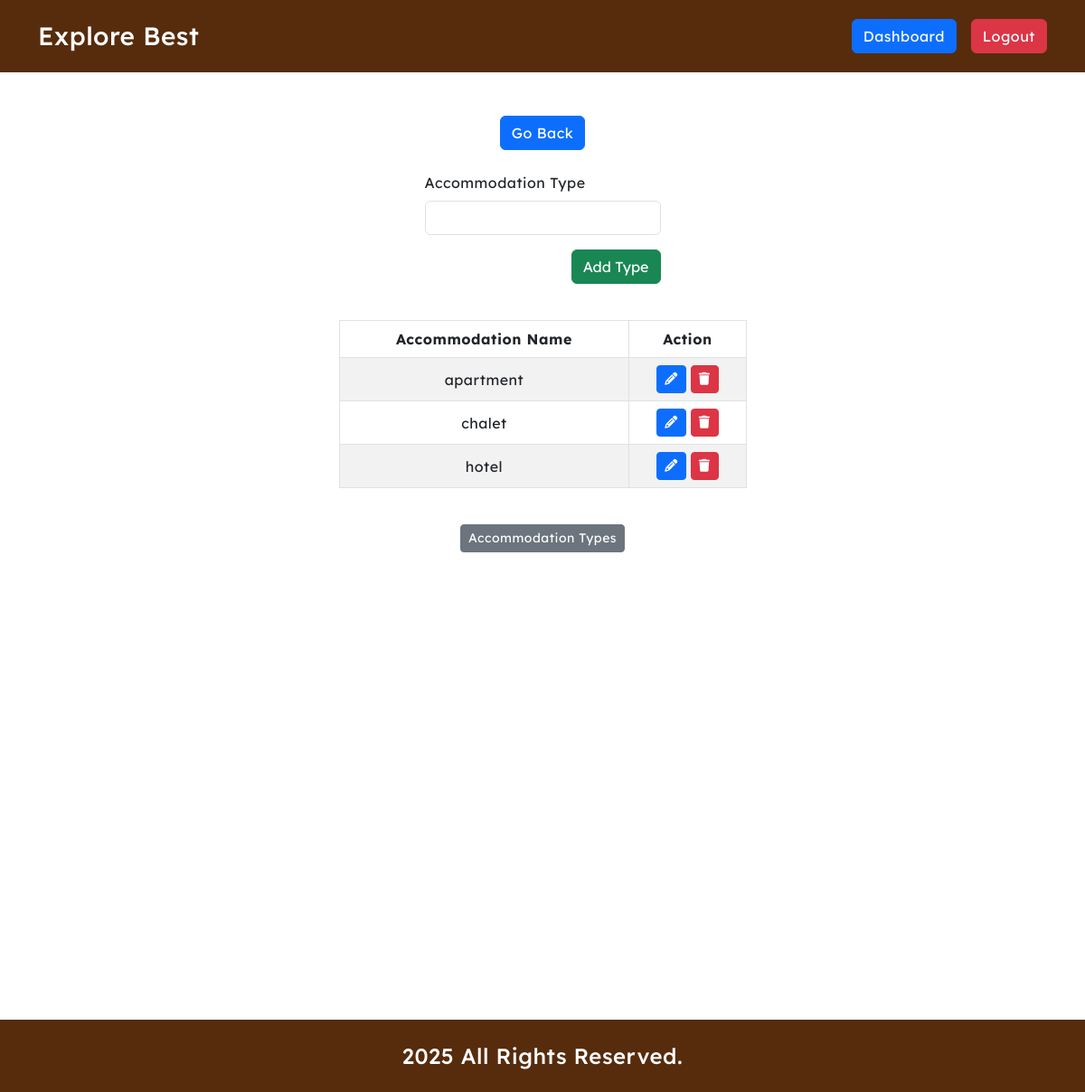
Page /admin_acc_types.php (signed in) on the committed database.
### tables this page shows
CREATE TABLE `accommodation_types` (
  `id` int(11) NOT NULL,
  `types` varchar(255) NOT NULL DEFAULT 'hotel'
);

### admin_acc_types.php (the view, shortened to what this page needs)
<?php
require_once 'core/database.php';
?>
<!DOCTYPE html>
<html lang="en">
<head>
    <?php include_once "includes/external_css.php"; ?>
</head>
<body id="adminDashboard">
    <?php include_once "includes/header.php"; ?>
    <main>
        <div class="container my-5">
            <div class="row">
                <div class="col-12">
                    <div class="btn_wrapper d-flex justify-content-center gap-2">
                        <a href="./adminDashboard.php" class="btn btn-primary">Go Back</a>
                    </div>
                </div>
            </div>
            <form id="add_place_type_form" class="type_form my-4">
                <div class="row">
                    <div class="col-12 col-md-3 mx-auto">
                        <div class="row">
                            <div class="col-12 mx-auto mb-3">
                                <div class="form-group">
                                    <label for="type" class="form-label">Accommodation Type</label>
                                    <input type="text" name="type" id="type" class="form-control" required>
                                </div>
                            </div>
                            <div class="col-12 mb-3">
                                <div class="form-group d-flex justify-content-end">
                                    <button type="submit" class="btn btn-success">Add Type</button>
                                </div>
                            </div>
                        </div>
                    </div>
                </div>
            </form>
            <div class="row">
                <div class="col-12 col-md-5 mx-auto">
                    <table id="type-table"
                        class="table table-bordered table-striped table-responsive text-center align-middle">
                        <thead>
                            <tr>
                                <th class="text-center">Accommodation Name</th>
                                <th class="text-center">Action</th>
                            </tr>
                        </thead>
                        <tbody>
                            <?php
                            $accT_Q = $db->query("CALL `get_acc_types`()");
                            if ($accT_Q->num_rows > 0):
                                while ($type = $accT_Q->fetch_object()): ?>
                                    <tr>
                                        <td><?= $type->types ?></td>
                                        <td>
                                            <a href="#!" data-id="<?= $type->id ?>" data-type="<?= $type->types ?>"
                                                class="btn btn-sm btn-primary btn-upd-type"><i class="fas fa-pencil"></i></a>
                                            <a href="#!" data-id="<?= $type->id ?>" data-table="accommodation_types"
                                                data-msg="Type" class="btn btn-sm btn-danger btn-del"><i
                                                    class="fas fa-trash"></i></a>
                                        </td>
                                    </tr>
                                    <?php
                                endwhile;
                            endif;
                            ?>
                        </tbody>
                    </table>
                </div>
            </div>
            <div class="row mt-4">
                <div class="col-12 text-center">
                    <a href="#!" class="btn btn-secondary btn-sm">Accommodation Types</a>
                </div>
            </div>
        </div>
    </main>
    <?php include_once "includes/footer.php"; ?>
</body>
</html>

### rows in the picture
accommodation_types: types "apartment"
accommodation_types: types "chalet"
accommodation_types: types "hotel"

### other values in the picture
env("TITLE") "Explore Best"
